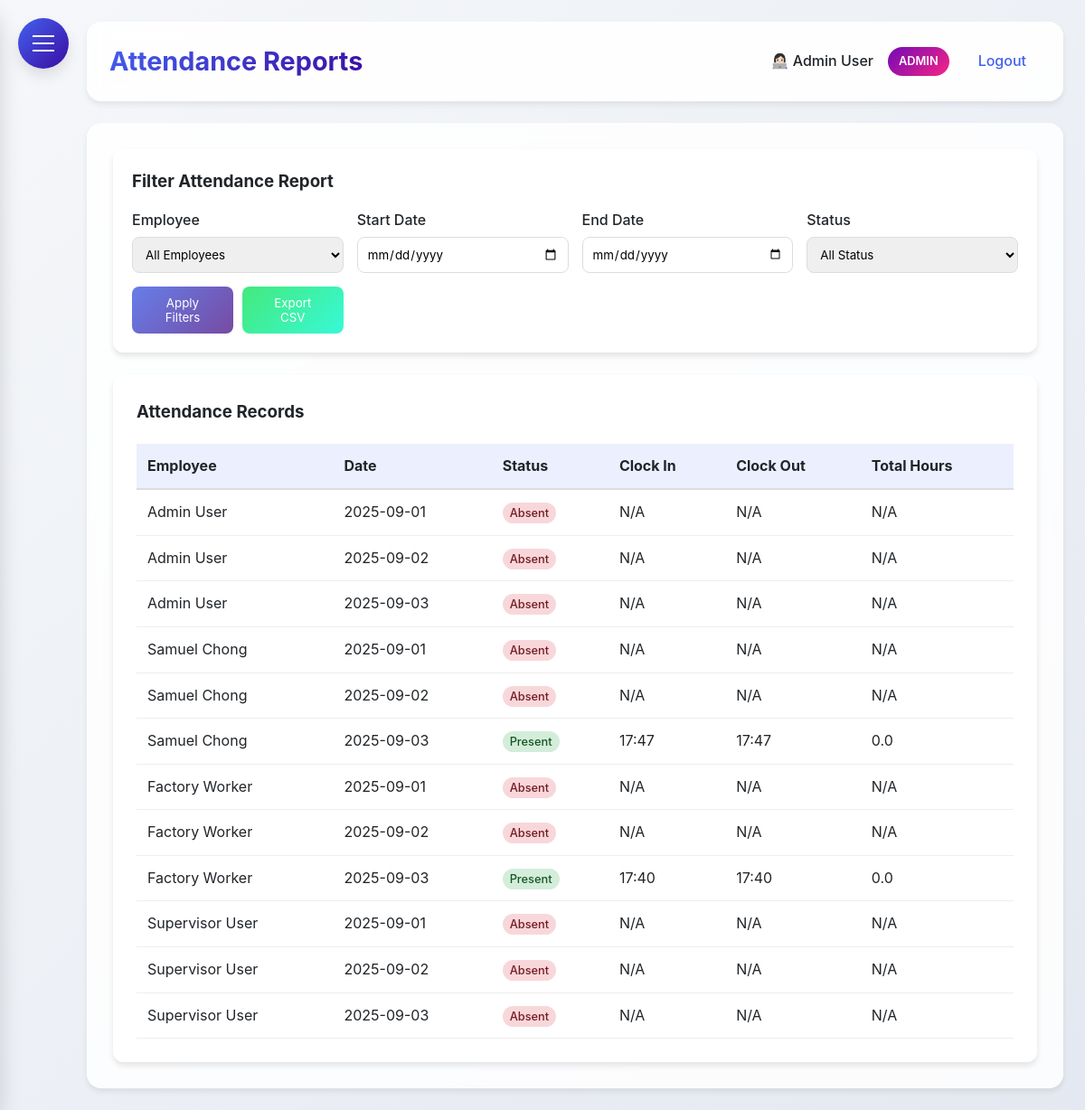
/reports (signed in), run on the app's committed database.
### HerculesSystem.py (models this page shows, shortened)
class Employee(UserMixin, db.Model):
    id = db.Column(db.Integer, primary_key=True)
    username = db.Column(db.String(80), unique=True, nullable=False)
    password = db.Column(db.String(120), nullable=False)
    full_name = db.Column(db.String(120), nullable=False)
    email = db.Column(db.String(120), unique=True, nullable=False)
    department = db.Column(db.String(80))
    position = db.Column(db.String(80))
    hire_date = db.Column(db.Date)
    is_admin = db.Column(db.Boolean, default=False)
    user_type = db.Column(db.String(20), default='employee')  # admin, supervisor, office, factory
    last_clock_in = db.Column(db.DateTime)
    last_clock_out = db.Column(db.DateTime)
    last_lunch_start = db.Column(db.DateTime)
    last_lunch_end = db.Column(db.DateTime)

class TimeTracking(db.Model):
    __tablename__ = 'time_tracking'
    id = db.Column(db.Integer, primary_key=True)
    employee_id = db.Column(db.Integer, db.ForeignKey('employee.id'), nullable=False)
    action_type = db.Column(db.String(20), nullable=False)  #clock_in, clock_out, lunch_start, lunch_end
    timestamp = db.Column(db.DateTime, nullable=True)
    latitude = db.Column(db.Float, nullable=True)
    longitude = db.Column(db.Float, nullable=True)
    address = db.Column(db.String(200), nullable=True)
    status = db.Column(db.String(20), nullable=True)    # in/out office
    ip_address = db.Column(db.String(45), nullable=True)
    employee = db.relationship('Employee', backref=db.backref('time_entries', lazy=True))

### HerculesSystem.py (the view)
@app.route('/reports')
@login_required
def reports():
    if current_user.user_type != 'admin':
        flash('You do not have permission to view reports.', 'danger')
        return redirect(url_for('dashboard'))
    employees = Employee.query.all()
    employee_id = request.args.get('employee_id')
    start_date_str = request.args.get('start_date')
    end_date_str = request.args.get('end_date')
    status_filter = request.args.get('status')
    start_date = datetime.strptime(start_date_str, '%Y-%m-%d').date() if start_date_str else None
    end_date = datetime.strptime(end_date_str, '%Y-%m-%d').date() if end_date_str else None
    if not start_date and not end_date:
        today = date.today()
        start_date = today.replace(day=1)
        end_date = today
    attendance_data = get_attendance_data(employee_id, start_date, end_date, status_filter)
    return render_template('reports.html',
                         employees=employees,
                         attendance_records=attendance_data,
                         now=datetime.now())

### HerculesSystem.py (called while the page is built)
@app.after_request
def add_security_headers(response):
    response.headers['Permissions-Policy'] = 'geolocation=()'
    return response

@login_manager.user_loader
def load_user(user_id):
    return db.session.get(Employee, int(user_id))

@app.context_processor
def inject_now():
    return {'now': datetime.utcnow()}

@app.before_request
def before_request():
    if request.url.startswith('https://'):
        new_url = request.url.replace('https://', 'http://', 1)
        return redirect(new_url, code=301)

### templates/reports.html (shortened to what this page needs)
{% extends "base.html" %}
{% block content %}
<div class="dashboard-container">
    <div class="glass" style="padding: 20px; border-radius: 12px; margin-bottom: 25px;">
        <h3 style="margin-bottom: 15px;">Filter Attendance Report</h3>
        <form method="GET" action="{{ url_for('reports') }}">
            <div style="display: grid; grid-template-columns: repeat(auto-fit, minmax(200px, 1fr)); gap: 15px; align-items: end;">
                <div>
                    <label style="display: block; margin-bottom: 5px; font-weight: 500;">Employee</label>
                    <select name="employee_id" style="width: 100%; padding: 10px; border-radius: 8px; border: 1px solid #ddd;">
                        <option value="">All Employees</option>
                    </select>
                </div>
                <div>
                    <label style="display: block; margin-bottom: 5px; font-weight: 500;">Start Date</label>
                    <input type="date" name="start_date" value="{{ request.args.get('start_date', '') }}"
                           style="width: 100%; padding: 10px; border-radius: 8px; border: 1px solid #ddd;">
                </div>
                <div>
                    <label style="display: block; margin-bottom: 5px; font-weight: 500;">End Date</label>
                    <input type="date" name="end_date" value="{{ request.args.get('end_date', '') }}"
                           style="width: 100%; padding: 10px; border-radius: 8px; border: 1px solid #ddd;">
                </div>
                <div>
                    <label style="display: block; margin-bottom: 5px; font-weight: 500;">Status</label>
                    <select name="status" style="width: 100%; padding: 10px; border-radius: 8px; border: 1px solid #ddd;">
                        <option value="">All Status</option>
                    </select>
                </div>
                <div style="display: flex; gap: 10px;">
                    <button type="submit" style="background: linear-gradient(135deg, #667eea 0%, #764ba2 100%); color: white; padding: 10px 20px; border: none; border-radius: 8px; cursor: pointer; width: 100%;">
                        Apply Filters
                    </button>
                    <button type="button" onclick="exportAttendance()" style="background: linear-gradient(135deg, #43e97b 0%, #38f9d7 100%); color: white; padding: 10px 20px; border: none; border-radius: 8px; cursor: pointer; width: 100%;">
                        Export CSV
                    </button>
                </div>
            </div>
        </form>
    </div>
    <div class="glass" style="padding: 25px; border-radius: 12px;">
        <h3 style="margin-bottom: 20px;">Attendance Records</h3>
        {% if attendance_records %}
        <div style="overflow-x: auto;">
            <table style="width: 100%; border-collapse: collapse;">
                <thead>
                    <tr style="background: rgba(67, 97, 238, 0.1);">
                        <th style="padding: 12px; text-align: left; border-bottom: 2px solid #ddd;">Employee</th>
                        <th style="padding: 12px; text-align: left; border-bottom: 2px solid #ddd;">Date</th>
                        <th style="padding: 12px; text-align: left; border-bottom: 2px solid #ddd;">Status</th>
                        <th style="padding: 12px; text-align: left; border-bottom: 2px solid #ddd;">Clock In</th>
                        <th style="padding: 12px; text-align: left; border-bottom: 2px solid #ddd;">Clock Out</th>
                        <th style="padding: 12px; text-align: left; border-bottom: 2px solid #ddd;">Total Hours</th>
                    </tr>
                </thead>
                <tbody>
                    {% for record in attendance_records %}
                    <tr>
                        <td style="padding: 12px; border-bottom: 1px solid #eee;">{{ record.employee.full_name }}</td>
                        <td style="padding: 12px; border-bottom: 1px solid #eee;">{{ record.date.strftime('%Y-%m-%d') }}</td>
                        <td style="padding: 12px; border-bottom: 1px solid #eee;">
                            <span style="
                                padding: 4px 8px;
                                border-radius: 12px;
                                font-size: 0.8rem;
                                font-weight: 500;
                                {% if record.status == 'present' %}background: #d4edda; color: #155724;
                                {% else %}background: #f8d7da; color: #721c24;
                                {% endif %}
                            ">
                                {{ record.status.title() }}
                            </span>
                        </td>
                        <td style="padding: 12px; border-bottom: 1px solid #eee;">{{ record.clock_in.strftime('%H:%M') if record.clock_in else 'N/A' }}</td>
                        <td style="padding: 12px; border-bottom: 1px solid #eee;">{{ record.clock_out.strftime('%H:%M') if record.clock_out else 'N/A' }}</td>
                        <td style="padding: 12px; border-bottom: 1px solid #eee;">{{ record.total_hours }}</td>
                    </tr>
                    {% endfor %}
                </tbody>
            </table>
        </div>
        {% else %}
        <p style="text-align: center; color: #666; padding: 40px;">No attendance records found for the selected filters.</p>
        {% endif %}
    </div>
</div>
{% endblock %}

### templates/base.html (shortened to what this page needs)
<!DOCTYPE html>
<html lang="en">
<head>
</head>
<body>
    <div class="hamburger-menu" id="hamburgerMenu">
        <span></span>
    </div>
    <div class="main-content" id="mainContent">
        <div class="header">
            <h1>{% block header %}Hercules HR{% endblock %}</h1>
            <div class="user-info">
                {% if current_user.is_authenticated %}
                <span>👩🏻‍💻 {{ current_user.full_name }}</span>
                {% if current_user.user_type == 'admin' %}
                <span class="admin-badge">ADMIN</span>
                {% endif %}
                <a href="{{ url_for('logout') }}">Logout</a>
                {% else %}
                <a href="{{ url_for('login') }}">Login</a>
                {% endif %}
            </div>
        </div>
        <div class="content">
            {% block content %}{% endblock %}
        </div>
    </div>
</body>
</html>

### templates/base.html (style rules this page uses)
:root { --primary: #4361ee; --secondary: #3a0ca3; --accent: #7209b7; --success: #4cc9f0; --danger: #f72585; --warning: #fca311; --info: #4895ef; --light: #f8f9fa; --dark: #212529; --gray: #6c757d; --gradient-primary: linear-gradient(135deg, #4361ee, #3a0ca3); --gradient-accent: linear-gradient(135deg, #7209b7, #f72585); --shadow-sm: 0 4px 6px rgba(0, 0, 0, 0.07); --shadow-md: 0 8px 15px rgba(0, 0, 0, 0.1); --shadow-lg: 0 15px 25px rgba(0, 0, 0, 0.15); --border-radius: 12px; --border-radius-lg: 16px; --border-radius-xl: 20px; --sidebar-radius: 20px; }
* { margin: 0; padding: 0; box-sizing: border-box; font-family: 'Inter', 'Segoe UI', system-ui, -apple-system, sans-serif; }
body { display: flex; min-height: 100vh; background: linear-gradient(135deg, #f5f7fa 0%, #e4e8f0 100%); color: var(--dark); line-height: 1.6; }
.glass { background: rgba(255, 255, 255, 0.85); backdrop-filter: blur(10px); border-radius: var(--border-radius); border: 1px solid rgba(255, 255, 255, 0.2); box-shadow: var(--shadow-sm); }
.hamburger-menu { position: fixed; top: 20px; left: 20px; z-index: 1000; cursor: pointer; background: var(--gradient-primary); border-radius: 50%; width: 56px; height: 56px; display: flex; align-items: center; justify-content: center; box-shadow: var(--shadow-md); transition: all 0.3s ease; }
.hamburger-menu span { display: block; width: 24px; height: 2px; background: #fff; position: relative; transition: all 0.3s cubic-bezier(0.4, 0, 0.2, 1); }
.hamburger-menu span:before, .hamburger-menu span:after { content: ''; position: absolute; width: 24px; height: 2px; background: #fff; transition: all 0.3s cubic-bezier(0.4, 0, 0.2, 1); }
.hamburger-menu span:before { top: -8px; }
.hamburger-menu span:after { top: 8px; }
.main-content { flex: 1; padding: 24px; margin-left: 0; transition: margin-left 0.3s cubic-bezier(0.4, 0, 0.2, 1); padding-left: 96px; }
.header { background: rgba(255, 255, 255, 0.9); backdrop-filter: blur(10px); padding: 20px 24px; border-radius: var(--border-radius-lg); box-shadow: var(--shadow-sm); display: flex; justify-content: space-between; align-items: center; margin-bottom: 24px; border: 1px solid rgba(255, 255, 255, 0.2); }
.header h1 { font-size: 1.8rem; font-weight: 700; background: var(--gradient-primary); -webkit-background-clip: text; background-clip: text; color: transparent; }
.user-info { display: flex; align-items: center; gap: 16px; }
.user-info span { color: var(--dark); font-weight: 500; }
.user-info .admin-badge { background: var(--gradient-accent); color: white; padding: 6px 12px; border-radius: 20px; font-size: 0.8rem; font-weight: 600; }
.user-info a { color: var(--primary); text-decoration: none; font-weight: 500; transition: all 0.2s ease; padding: 8px 16px; border-radius: 8px; }
.content { background: rgba(255, 255, 255, 0.85); backdrop-filter: blur(10px); padding: 28px; border-radius: var(--border-radius-lg); box-shadow: var(--shadow-sm); border: 1px solid rgba(255, 255, 255, 0.2); }
.content { animation: fadeIn 0.4s ease-out; }

### templates/reports.html (style rules this page uses)
.glass { background: rgba(255, 255, 255, 0.8); backdrop-filter: blur(10px); box-shadow: 0 4px 6px rgba(0, 0, 0, 0.1); }

### data on the page
Employee: full_name "Admin User", employee.full_name "Admin User" "Admin User" "Admin User"
Employee: employee.full_name "Samuel Chong" "Samuel Chong" "Samuel Chong"
TimeTracking: clock_in "17:47"
TimeTracking: clock_out "17:47"
Employee: employee.full_name "Factory Worker" "Factory Worker" "Factory Worker"
TimeTracking: clock_in "17:40"
TimeTracking: clock_out "17:40"
Employee: employee.full_name "Supervisor User" "Supervisor User" "Supervisor User"

### other printed values
{{ record.date.strftime('%Y-%m-%d') }} "2025-09-01" "2025-09-02" "2025-09-03" "2025-09-01" "2025-09-02" "2025-09-03" "2025-09-01" "2025-09-02" "2025-09-03" "2025-09-01" "2025-09-02" "2025-09-03"
{{ record.status.title() }} "Absent" "Absent" "Absent" "Absent" "Absent" "Present" "Absent" "Absent" "Present" "Absent" "Absent" "Absent"
{{ record.clock_in.strftime('%H:%M') if record.clock_in else 'N/A' }} "N/A" "N/A" "N/A" "N/A" "N/A" "N/A" "N/A" "N/A" "N/A" "N/A"
{{ record.clock_out.strftime('%H:%M') if record.clock_out else 'N/A' }} "N/A" "N/A" "N/A" "N/A" "N/A" "N/A" "N/A" "N/A" "N/A" "N/A"
{{ record.total_hours }} "N/A" "N/A" "N/A" "N/A" "N/A" "0.0" "N/A" "N/A" "0.0" "N/A" "N/A" "N/A"
